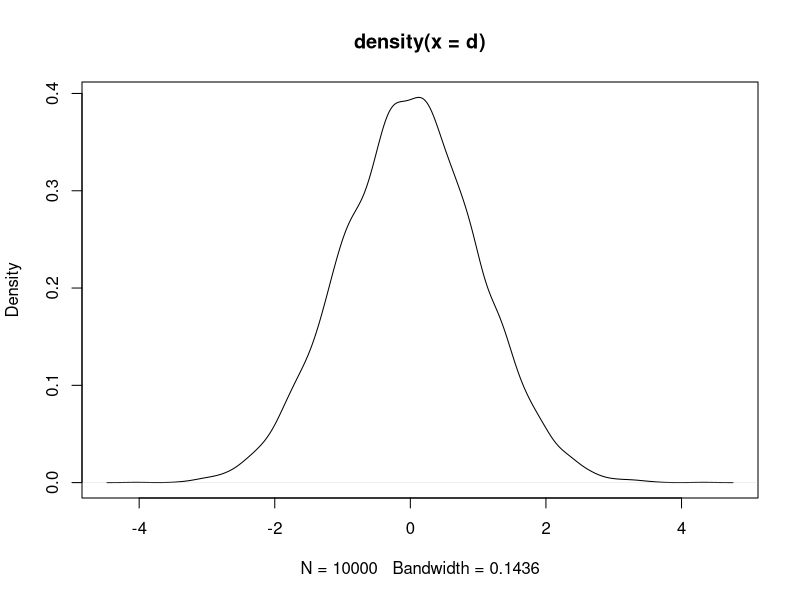
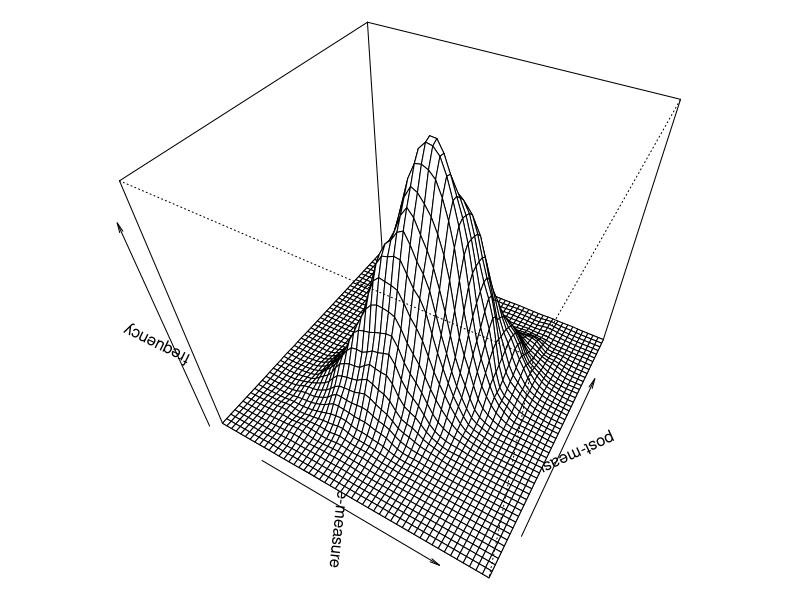
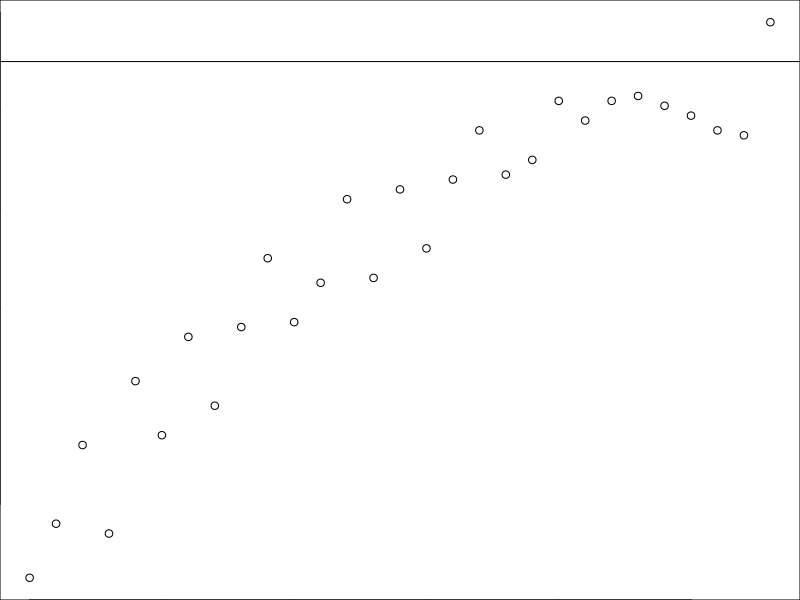

R code for these plots, in order:
## ---- chunk 1
set.seed(42)

control <- rnorm(100)
treatment <- rnorm(100, 0.2)

t.test(control, treatment)
## ---- chunk 2
#| echo: false

d <- rnorm(1e4)

plot(density(d))
## ---- chunk 3
#| echo: false

library(MASS)

means <- c(pre = 100, post = 105)
pre_sd <- 2
post_sd <- 2
correlation <- 0.5

sigma <- matrix(c(pre_sd^2, pre_sd*post_sd*correlation, pre_sd*post_sd*correlation, post_sd^2), ncol = 2)

d <- data.frame(mvrnorm(1e4, means, sigma))

d_density <- kde2d(d[,1], d[,2], n = 50)

par(mar = c(0, 0, 0, 0))
persp(d_density, phi = 45, theta = 30, xlab = "pre-measure", ylab = "post-measure", zlab = "frequency")
## ---- chunk 4
means <- c(pre = 10, post = 10.5)
pre_sd <- 1.5
post_sd <- 2
correlation <- 0.4
## ---- chunk 5
var_pre <- pre_sd**2
var_post <- post_sd**2

covariance <- correlation * pre_sd * post_sd
## ---- chunk 6
our_matrix <- matrix(
  c(var_pre, covariance, covariance, var_post),
  ncol = 2
)

our_matrix
## ---- chunk 7
library(MASS)

d <- 
  mvrnorm(
    10000,
    means,
    our_matrix
  )
d <- as.data.frame(d)
head(d)
## ---- chunk 8
mean(d$pre); mean(d$post)
sd(d$pre); sd(d$post)
cor(d$pre, d$post)
## ---- chunk 9
t.test(
  d$pre,
  d$post,
  paired = TRUE
)
## ---- chunk 10
i <- 1

while (i < 5) {
  print(i)
  
  i <- i + 1
}
## ---- chunk 11
draws <- 1e3
n <- 60
effect_size <- 0.5

d <- data.frame(
  sample_size = NULL,
  power = NULL
)

power <- 0

while (power<0.95) {
  
  pvalues <- NULL
  for (i in 1:draws) {
    control <- rnorm(n)
    treatment <- rnorm(n, effect_size)
    t <- t.test(control, treatment, alternative = "less")
    
    pvalues[i] <- t$p.value
  }
  
  power <- sum(pvalues<0.05) / length(pvalues)
  
  d <- rbind(
    d,
    data.frame(
      sample_size = n,
      power = power
    )
  )
  
  n <- n + 1
}
## ---- chunk 12
head(d)

plot(d$sample_size, d$power)
abline(h = 0.95)
